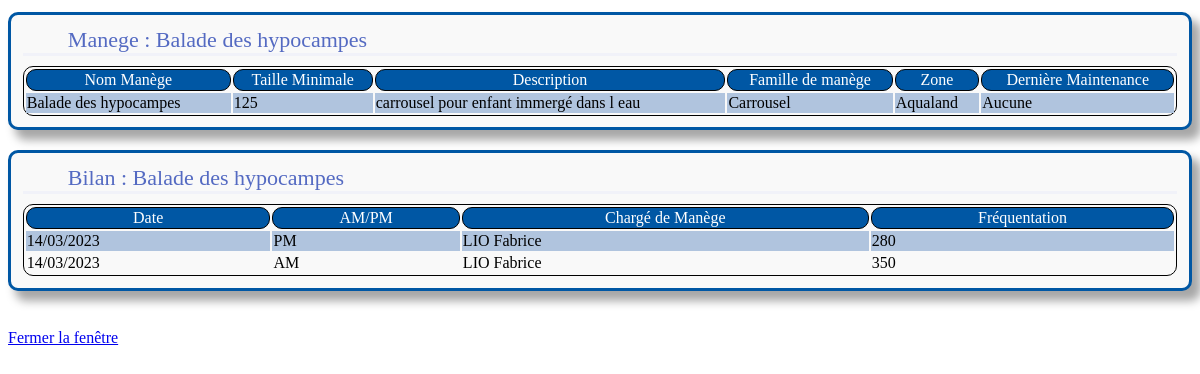
Page /Menu/SearchResult/manege.php?NomM=Balade des hypocampes (signed in) on the committed database.
### tables this page shows
CREATE TABLE Manege (
   NomM VARCHAR(32),
   tailleMin INT,
   description VARCHAR(400),
   IdF INT,
   IdZ INT,
   CONSTRAINT fk_Manege_Famille FOREIGN KEY (IdF) REFERENCES Famille(IdF) ON DELETE CASCADE ON UPDATE CASCADE,
   CONSTRAINT fk_Manege_Zone FOREIGN KEY (IdZ) REFERENCES Zone(IdZ) ON DELETE CASCADE ON UPDATE CASCADE,
   CONSTRAINT pk_Manege PRIMARY KEY(NomM)
);

CREATE TABLE Famille (
   IdF INT,
   libelleF VARCHAR(32),
   CONSTRAINT pk_Famille PRIMARY KEY(IdF)
);

CREATE TABLE Zone (
   IdZ INT,
   nomZ VARCHAR(32),
   CONSTRAINT pk_Zone PRIMARY KEY(IdZ)
);

### Menu/SearchResult/manege.php (the view, shortened to what this page needs)
<!DOCTYPE HTML>
<html>
<head>
    <link rel="stylesheet" href="../../Style/styleSearch.css">
</head>
<body>
<?PHP
        if (isset($_SESSION['metier'])){
            $NomM=$_GET["NomM"];
            $idcom=connex("myparam");
            $requete="SELECT tailleMin,description,libelleF,nomZ FROM Manege M, Zone Z, Famille F WHERE NomM='$NomM' AND Z.IdZ=M.IdZ AND F.IdF=M.IdF";
            $res=mysqli_query($idcom,$requete);
            $requete1="SELECT DATE_FORMAT(M.DateDeb,'%d/%m/%Y'),DATE_FORMAT(M.DateFin,'%d/%m/%Y') FROM Maintenance M WHERE M.NomM='$NomM' AND M.DateFin>=ALL(SELECT M1.DateFin FROM Maintenance M1 WHERE M1.NomM='$NomM')";
            $res1=mysqli_query($idcom,$requete1);
            $requete2="SELECT DATE_FORMAT(B.DateB,'%d/%m/%Y'),demi_journee,UPPER(P.nomP),P.prenomP,frequentation FROM Bilan B, Personnel P WHERE P.NumSS=B.NumSS AND B.NomM='$NomM' ORDER BY B.DateB DESC, demi_journee DESC ";
            $res2=mysqli_query($idcom,$requete2);
            if($res){
                $row=mysqli_fetch_array($res);
                echo "<div class='bloc'>";
                echo "<div class='group'> Manege : ".$_GET["NomM"]."</div>";
                $tailleMin=$row[0];
                $description=$row[1];
                $nomF=$row[2];
                $nomZ=$row[3];
                if($res1){
                    $row=mysqli_fetch_array($res1);
                    if(!empty($row[0])&&!empty($row[1])){
                        $dateM="Du $row[0] au $row[1]";
                    }
                    else{
                        $dateM="Aucune";
                    }
                }
                else{
                    $dateM="Aucune";
                }
                echo "<table>";
                echo "<tr><th>Nom Manège</th><th>Taille Minimale</th><th>Description</th><th>Famille de manège</th><th>Zone</th><th>Dernière Maintenance</th></tr>";
                echo "<tr><td>$NomM</td><td>$tailleMin</td><td>$description</td><td>$nomF</td><td>$nomZ</td><td>$dateM</td></tr>";
                echo "</table></div>";
            }
            if($res2){
                echo "<div class='bloc'>";
                echo "<div class='group'>Bilan : ".$_GET["NomM"]."</div>";
                echo "<table>";
                echo "<tr><th>Date</th><th>AM/PM</th><th>Chargé de Manège</th><th>Fréquentation</th></tr>";
                $l=mysqli_num_rows($res2);
                if($l>0){
                    while($row=mysqli_fetch_array($res2)){
                        $DateB=$row[0];
                        $ap=$row[1];
                        $CM="$row[2] $row[3]";
                        $freq=$row[4];
                        echo "<tr><td>$DateB</td><td>$ap</td><td>$CM</td><td>$freq</td></tr>";
                    }
                }
                else{
                    echo "<tr><td>Aucune donnée</td><td>Aucune donnée</td><td>Aucune donnée</td><td>Aucune donnée</td></tr>";
                }
                echo "</table>";
                echo "</div>";
            }
            echo "<br><a href='javascript:window.close();'>Fermer la fenêtre</a> ";
        }else{
            echo "Merci de vous connecter <a href='../../index.php'>log in </a>";
        }
        ?>
</body>
</html>

### Style/styleSearch.css (style rules this page uses)
.bloc { background-color:#f9f9f9; margin-top:1%; padding:1%; display:grid; grid-template-columns: repeat(1,1fr); grid-template-rows: repeat(2, auto); grid-gap:10px; margin-bottom: 20px; border:solid #0057a4; border-radius:10px; -webkit-box-shadow: 8px 13px 10px 1px #A7A7A7; box-shadow: 8px 9px 10px 1px #A7A7A7; }
.group { font-size:22px; color: #546ac2; padding-left:45px; grid-column: 1; grid-row:1; border-bottom:solid #f1f2f9; }
table, th { border: 1px solid black; border-radius: 10px; }
th { font-weight:normal; color:white; background-color:#0057a4; }
tr:nth-child(2n) { background-color:lightsteelblue; }

### rows in the picture
manege: tailleMin "125", description "carrousel pour enfant immergé dans l eau", IdF.libelleF "Carrousel", IdZ.nomZ "Aqualand"

### other values in the picture
$_GET["NomM"] "Balade des hypocampes"
$NomM "Balade des hypocampes"
$dateM "Aucune"
$DateB "14/03/2023"
$ap "PM"
$CM "LIO Fabrice"
$freq "280"
$ap "AM"
$freq "350"
